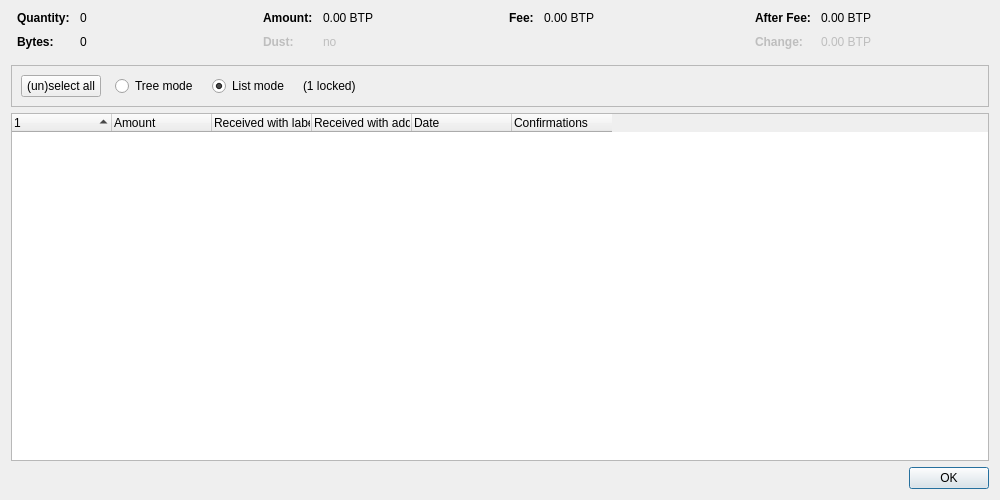
<?xml version="1.0" encoding="UTF-8"?>
<ui version="4.0">
 <class>CoinControlDialog</class>
 <widget class="QDialog" name="CoinControlDialog">
  <property name="geometry">
   <rect>
    <x>0</x>
    <y>0</y>
    <width>1000</width>
    <height>500</height>
   </rect>
  </property>
  <property name="windowTitle">
   <string>Coin Selection</string>
  </property>
  <layout class="QVBoxLayout" name="verticalLayout">
   <item>
    <layout class="QHBoxLayout" name="horizontalLayoutTop" stretch="0,0,0,0">
     <property name="topMargin">
      <number>0</number>
     </property>
     <property name="bottomMargin">
      <number>10</number>
     </property>
     <item>
      <layout class="QFormLayout" name="formLayoutCoinControl1">
       <property name="horizontalSpacing">
        <number>10</number>
       </property>
       <property name="verticalSpacing">
        <number>10</number>
       </property>
       <property name="leftMargin">
        <number>6</number>
       </property>
       <property name="rightMargin">
        <number>6</number>
       </property>
       <item row="0" column="0">
        <widget class="QLabel" name="labelCoinControlQuantityText">
         <property name="font">
          <font>
           <weight>75</weight>
           <bold>true</bold>
          </font>
         </property>
         <property name="text">
          <string>Quantity:</string>
         </property>
        </widget>
       </item>
       <item row="0" column="1">
        <widget class="QLabel" name="labelCoinControlQuantity">
         <property name="cursor">
          <cursorShape>IBeamCursor</cursorShape>
         </property>
         <property name="contextMenuPolicy">
          <enum>Qt::ActionsContextMenu</enum>
         </property>
         <property name="text">
          <string notr="true">0</string>
         </property>
         <property name="textInteractionFlags">
          <set>Qt::LinksAccessibleByMouse|Qt::TextSelectableByKeyboard|Qt::TextSelectableByMouse</set>
         </property>
        </widget>
       </item>
       <item row="1" column="0">
        <widget class="QLabel" name="labelCoinControlBytesText">
         <property name="font">
          <font>
           <weight>75</weight>
           <bold>true</bold>
          </font>
         </property>
         <property name="text">
          <string>Bytes:</string>
         </property>
        </widget>
       </item>
       <item row="1" column="1">
        <widget class="QLabel" name="labelCoinControlBytes">
         <property name="cursor">
          <cursorShape>IBeamCursor</cursorShape>
         </property>
         <property name="contextMenuPolicy">
          <enum>Qt::ActionsContextMenu</enum>
         </property>
         <property name="text">
          <string notr="true">0</string>
         </property>
         <property name="textInteractionFlags">
          <set>Qt::LinksAccessibleByMouse|Qt::TextSelectableByKeyboard|Qt::TextSelectableByMouse</set>
         </property>
        </widget>
       </item>
      </layout>
     </item>
     <item>
      <layout class="QFormLayout" name="formLayoutCoinControl2">
       <property name="horizontalSpacing">
        <number>10</number>
       </property>
       <property name="verticalSpacing">
        <number>10</number>
       </property>
       <property name="leftMargin">
        <number>6</number>
       </property>
       <property name="rightMargin">
        <number>6</number>
       </property>
       <item row="0" column="0">
        <widget class="QLabel" name="labelCoinControlAmountText">
         <property name="font">
          <font>
           <weight>75</weight>
           <bold>true</bold>
          </font>
         </property>
         <property name="text">
          <string>Amount:</string>
         </property>
        </widget>
       </item>
       <item row="0" column="1">
        <widget class="QLabel" name="labelCoinControlAmount">
         <property name="cursor">
          <cursorShape>IBeamCursor</cursorShape>
         </property>
         <property name="contextMenuPolicy">
          <enum>Qt::ActionsContextMenu</enum>
         </property>
         <property name="text">
          <string notr="true">0.00 BTP</string>
         </property>
         <property name="textInteractionFlags">
          <set>Qt::LinksAccessibleByMouse|Qt::TextSelectableByKeyboard|Qt::TextSelectableByMouse</set>
         </property>
        </widget>
       </item>
       <item row="1" column="0">
        <widget class="QLabel" name="labelCoinControlLowOutputText">
         <property name="enabled">
          <bool>false</bool>
         </property>
         <property name="font">
          <font>
           <weight>75</weight>
           <bold>true</bold>
          </font>
         </property>
         <property name="text">
          <string>Dust:</string>
         </property>
        </widget>
       </item>
       <item row="1" column="1">
        <widget class="QLabel" name="labelCoinControlLowOutput">
         <property name="enabled">
          <bool>false</bool>
         </property>
         <property name="cursor">
          <cursorShape>IBeamCursor</cursorShape>
         </property>
         <property name="contextMenuPolicy">
          <enum>Qt::ActionsContextMenu</enum>
         </property>
         <property name="text">
          <string notr="true">no</string>
         </property>
         <property name="textInteractionFlags">
          <set>Qt::LinksAccessibleByMouse|Qt::TextSelectableByKeyboard|Qt::TextSelectableByMouse</set>
         </property>
        </widget>
       </item>
      </layout>
     </item>
     <item>
      <layout class="QFormLayout" name="formLayoutCoinControl3">
       <property name="horizontalSpacing">
        <number>10</number>
       </property>
       <property name="verticalSpacing">
        <number>10</number>
       </property>
       <property name="leftMargin">
        <number>6</number>
       </property>
       <property name="rightMargin">
        <number>6</number>
       </property>
       <item row="0" column="0">
        <widget class="QLabel" name="labelCoinControlFeeText">
         <property name="font">
          <font>
           <weight>75</weight>
           <bold>true</bold>
          </font>
         </property>
         <property name="text">
          <string>Fee:</string>
         </property>
        </widget>
       </item>
       <item row="0" column="1">
        <widget class="QLabel" name="labelCoinControlFee">
         <property name="cursor">
          <cursorShape>IBeamCursor</cursorShape>
         </property>
         <property name="contextMenuPolicy">
          <enum>Qt::ActionsContextMenu</enum>
         </property>
         <property name="text">
          <string notr="true">0.00 BTP</string>
         </property>
         <property name="textInteractionFlags">
          <set>Qt::LinksAccessibleByMouse|Qt::TextSelectableByKeyboard|Qt::TextSelectableByMouse</set>
         </property>
        </widget>
       </item>
      </layout>
     </item>
     <item>
      <layout class="QFormLayout" name="formLayoutCoinControl4">
       <property name="horizontalSpacing">
        <number>10</number>
       </property>
       <property name="verticalSpacing">
        <number>10</number>
       </property>
       <property name="leftMargin">
        <number>6</number>
       </property>
       <property name="rightMargin">
        <number>6</number>
       </property>
       <item row="0" column="0">
        <widget class="QLabel" name="labelCoinControlAfterFeeText">
         <property name="font">
          <font>
           <weight>75</weight>
           <bold>true</bold>
          </font>
         </property>
         <property name="text">
          <string>After Fee:</string>
         </property>
        </widget>
       </item>
       <item row="0" column="1">
        <widget class="QLabel" name="labelCoinControlAfterFee">
         <property name="cursor">
          <cursorShape>IBeamCursor</cursorShape>
         </property>
         <property name="contextMenuPolicy">
          <enum>Qt::ActionsContextMenu</enum>
         </property>
         <property name="text">
          <string notr="true">0.00 BTP</string>
         </property>
         <property name="textInteractionFlags">
          <set>Qt::LinksAccessibleByMouse|Qt::TextSelectableByKeyboard|Qt::TextSelectableByMouse</set>
         </property>
        </widget>
       </item>
       <item row="1" column="0">
        <widget class="QLabel" name="labelCoinControlChangeText">
         <property name="enabled">
          <bool>false</bool>
         </property>
         <property name="font">
          <font>
           <weight>75</weight>
           <bold>true</bold>
          </font>
         </property>
         <property name="text">
          <string>Change:</string>
         </property>
        </widget>
       </item>
       <item row="1" column="1">
        <widget class="QLabel" name="labelCoinControlChange">
         <property name="enabled">
          <bool>false</bool>
         </property>
         <property name="cursor">
          <cursorShape>IBeamCursor</cursorShape>
         </property>
         <property name="contextMenuPolicy">
          <enum>Qt::ActionsContextMenu</enum>
         </property>
         <property name="text">
          <string notr="true">0.00 BTP</string>
         </property>
         <property name="textInteractionFlags">
          <set>Qt::LinksAccessibleByMouse|Qt::TextSelectableByKeyboard|Qt::TextSelectableByMouse</set>
         </property>
        </widget>
       </item>
      </layout>
     </item>
    </layout>
   </item>
   <item>
    <widget class="QFrame" name="frame">
     <property name="minimumSize">
      <size>
       <width>0</width>
       <height>40</height>
      </size>
     </property>
     <property name="frameShape">
      <enum>QFrame::StyledPanel</enum>
     </property>
     <property name="frameShadow">
      <enum>QFrame::Sunken</enum>
     </property>
     <layout class="QHBoxLayout" name="horizontalLayout">
      <item>
       <layout class="QHBoxLayout" name="horizontalLayoutPanel" stretch="0,0,0,0,0">
        <property name="spacing">
         <number>14</number>
        </property>
        <item>
         <widget class="QPushButton" name="pushButtonSelectAll">
          <property name="sizePolicy">
           <sizepolicy hsizetype="Maximum" vsizetype="Fixed">
            <horstretch>0</horstretch>
            <verstretch>0</verstretch>
           </sizepolicy>
          </property>
          <property name="text">
           <string>(un)select all</string>
          </property>
          <property name="autoDefault">
           <bool>false</bool>
          </property>
         </widget>
        </item>
        <item>
         <widget class="QRadioButton" name="radioTreeMode">
          <property name="sizePolicy">
           <sizepolicy hsizetype="Maximum" vsizetype="Fixed">
            <horstretch>0</horstretch>
            <verstretch>0</verstretch>
           </sizepolicy>
          </property>
          <property name="text">
           <string>Tree mode</string>
          </property>
         </widget>
        </item>
        <item>
         <widget class="QRadioButton" name="radioListMode">
          <property name="sizePolicy">
           <sizepolicy hsizetype="Maximum" vsizetype="Fixed">
            <horstretch>0</horstretch>
            <verstretch>0</verstretch>
           </sizepolicy>
          </property>
          <property name="text">
           <string>List mode</string>
          </property>
          <property name="checked">
           <bool>true</bool>
          </property>
         </widget>
        </item>
        <item>
         <widget class="QLabel" name="labelLocked">
          <property name="text">
           <string notr="true">(1 locked)</string>
          </property>
         </widget>
        </item>
        <item>
         <spacer name="horizontalSpacer">
          <property name="orientation">
           <enum>Qt::Horizontal</enum>
          </property>
          <property name="sizeHint" stdset="0">
           <size>
            <width>40</width>
            <height>20</height>
           </size>
          </property>
         </spacer>
        </item>
       </layout>
      </item>
     </layout>
    </widget>
   </item>
   <item>
    <widget class="CoinControlTreeWidget" name="treeWidget">
     <property name="contextMenuPolicy">
      <enum>Qt::CustomContextMenu</enum>
     </property>
     <property name="sortingEnabled">
      <bool>false</bool>
     </property>
     <property name="columnCount">
      <number>6</number>
     </property>
     <attribute name="headerShowSortIndicator" stdset="0">
      <bool>true</bool>
     </attribute>
     <attribute name="headerStretchLastSection">
      <bool>false</bool>
     </attribute>
     <column>
      <property name="text">
       <string/>
      </property>
     </column>
     <column>
      <property name="text">
       <string>Amount</string>
      </property>
     </column>
     <column>
      <property name="text">
       <string>Received with label</string>
      </property>
     </column>
     <column>
      <property name="text">
       <string>Received with address</string>
      </property>
     </column>
     <column>
      <property name="text">
       <string>Date</string>
      </property>
     </column>
     <column>
      <property name="text">
       <string>Confirmations</string>
      </property>
      <property name="toolTip">
       <string>Confirmed</string>
      </property>
     </column>
     <column>
      <property name="text">
       <string/>
      </property>
     </column>
     <column>
      <property name="text">
       <string/>
      </property>
     </column>
     <column>
      <property name="text">
       <string/>
      </property>
     </column>
     <column>
      <property name="text">
       <string/>
      </property>
     </column>
    </widget>
   </item>
   <item>
    <widget class="QDialogButtonBox" name="buttonBox">
     <property name="orientation">
      <enum>Qt::Horizontal</enum>
     </property>
     <property name="standardButtons">
      <set>QDialogButtonBox::Ok</set>
     </property>
    </widget>
   </item>
  </layout>
 </widget>
 <customwidgets>
  <customwidget>
   <class>CoinControlTreeWidget</class>
   <extends>QTreeWidget</extends>
   <header>qt/coincontroltreewidget.h</header>
  </customwidget>
 </customwidgets>
 <resources/>
 <connections/>
</ui>
